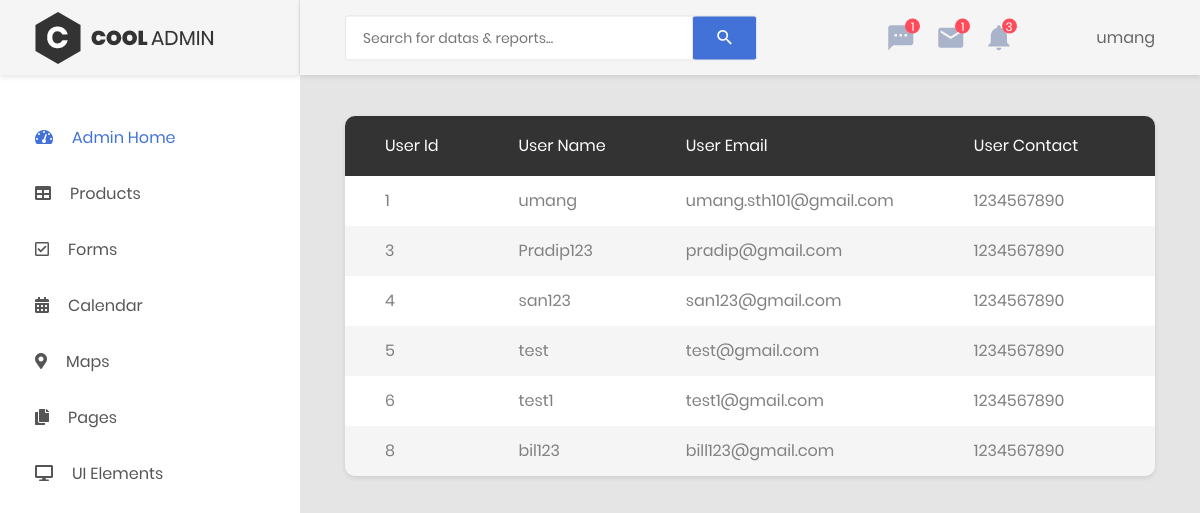
Page /Admin/users.php (signed in) on the earlier database version.
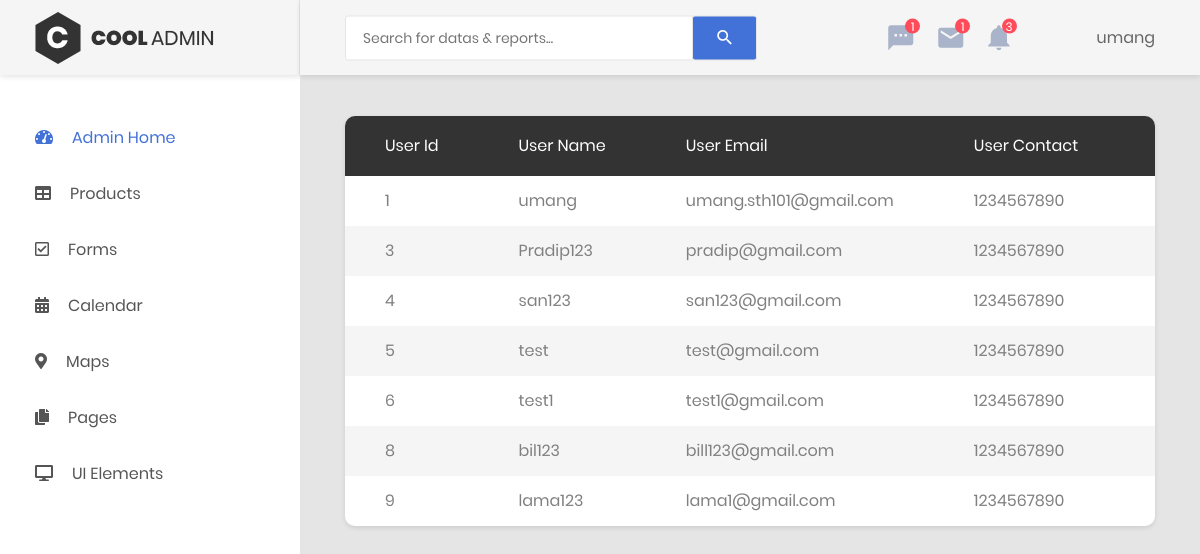
Same page on the later database version.
### tables this page shows
CREATE TABLE `users` (
  `UserId` int(11) NOT NULL,
  `UserName` varchar(200) NOT NULL,
  `UserEmail` varchar(200) NOT NULL,
  `UserAddress` varchar(200) NOT NULL,
  `UserPhone` int(11) NOT NULL,
  `UserPassword` varchar(200) NOT NULL,
  `userType` varchar(25) NOT NULL DEFAULT 'customer'
);

### Admin/users.php (the view, shortened to what this page needs)
<?php
    include 'header.php';
?>
            <div class="main-content">
                <div class="section__content section__content--p30">
                    <div class="container-fluid">
                        <div class="row">
                            <div class="col-lg-12">
                                <div class="table-responsive table--no-card m-b-30">
                                    <table class="table table-borderless table-striped table-earning" >
                                        <thead>
                                            <tr>
                                                <th>User Id</th>
                                                <th>User Name</th>
                                                <th>User Email</th>
                                                <th>User Contact</th>
                                                <th>Delete</th>
                                            </tr>
                                        </thead>
                                        <tbody>
                                            <?php
                                            include "../includes/dbh.inc.php";
                                                $sql = 'SELECT * FROM users ORDER by UserId ASC';
                                                $result=mysqli_query($conn, $sql);
                                                while($row=mysqli_fetch_array($result)){
                                                    echo '<tr>
                                                    <td>'.$row["UserId"].'</td>
                                                    <td>'.$row["UserName"].'</td>
                                                    <td>'.$row["UserEmail"].'</td>
                                                    <td>'.$row["UserPhone"].'</td>
                                                    <td> <button><a href="users.php?delete&idUser='.$row["UserId"].'">Delete </a></button></td>
                                                    </tr>';
                                                }
                                            ?>
                                        </tbody>
                                    </table>
                                </div>
                            </div>
    <?php
        include 'footer.php';
    ?>

Differences in the rows shown:
added users: UserId "9", UserName "lama123", UserEmail "lama1@gmail.com", UserPhone "1234567890"
